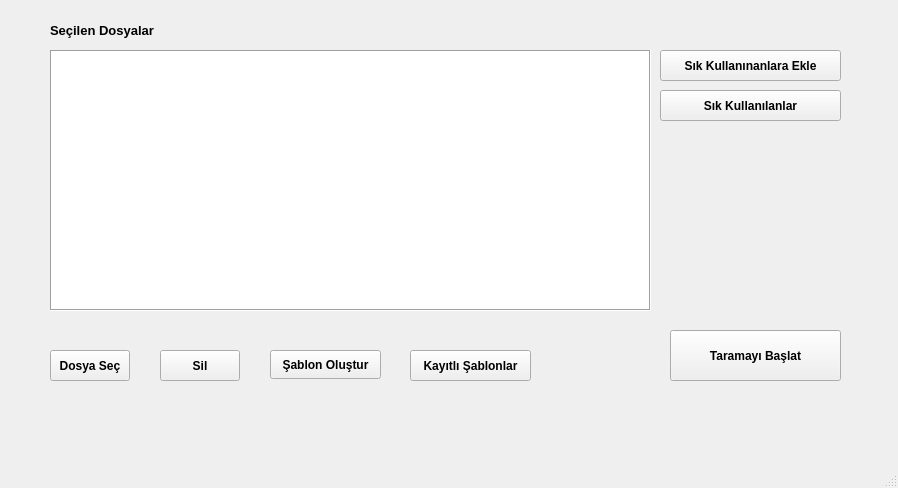
<?xml version="1.0" encoding="UTF-8"?>
<ui version="4.0">
 <class>MainWindow</class>
 <widget class="QMainWindow" name="MainWindow">
  <property name="geometry">
   <rect>
    <x>0</x>
    <y>0</y>
    <width>898</width>
    <height>488</height>
   </rect>
  </property>
  <property name="palette">
   <palette>
    <active>
     <colorrole role="Mid">
      <brush brushstyle="SolidPattern">
       <color alpha="255">
        <red>139</red>
        <green>156</green>
        <blue>204</blue>
       </color>
      </brush>
     </colorrole>
    </active>
    <inactive>
     <colorrole role="Mid">
      <brush brushstyle="SolidPattern">
       <color alpha="255">
        <red>160</red>
        <green>160</green>
        <blue>160</blue>
       </color>
      </brush>
     </colorrole>
    </inactive>
    <disabled>
     <colorrole role="Mid">
      <brush brushstyle="SolidPattern">
       <color alpha="255">
        <red>139</red>
        <green>156</green>
        <blue>204</blue>
       </color>
      </brush>
     </colorrole>
    </disabled>
   </palette>
  </property>
  <property name="font">
   <font>
    <italic>false</italic>
    <bold>true</bold>
   </font>
  </property>
  <property name="cursor">
   <cursorShape>PointingHandCursor</cursorShape>
  </property>
  <property name="windowTitle">
   <string>MainWindow</string>
  </property>
  <widget class="QWidget" name="centralwidget">
   <widget class="QStackedWidget" name="stackedWidget">
    <property name="geometry">
     <rect>
      <x>20</x>
      <y>0</y>
      <width>841</width>
      <height>411</height>
     </rect>
    </property>
    <property name="currentIndex">
     <number>0</number>
    </property>
    <widget class="QWidget" name="page">
     <widget class="QLabel" name="label">
      <property name="geometry">
       <rect>
        <x>30</x>
        <y>20</y>
        <width>151</width>
        <height>21</height>
       </rect>
      </property>
      <property name="font">
       <font>
        <pointsize>10</pointsize>
        <italic>false</italic>
        <bold>true</bold>
       </font>
      </property>
      <property name="text">
       <string>Seçilen Dosyalar</string>
      </property>
     </widget>
     <widget class="QListWidget" name="listWidget">
      <property name="geometry">
       <rect>
        <x>30</x>
        <y>50</y>
        <width>601</width>
        <height>261</height>
       </rect>
      </property>
      <property name="autoFillBackground">
       <bool>false</bool>
      </property>
      <property name="frameShape">
       <enum>QFrame::Box</enum>
      </property>
      <property name="selectionMode">
       <enum>QAbstractItemView::MultiSelection</enum>
      </property>
     </widget>
     <widget class="QPushButton" name="dosyaSecButton">
      <property name="geometry">
       <rect>
        <x>30</x>
        <y>350</y>
        <width>80</width>
        <height>31</height>
       </rect>
      </property>
      <property name="palette">
       <palette>
        <active>
         <colorrole role="LinkVisited">
          <brush brushstyle="SolidPattern">
           <color alpha="255">
            <red>66</red>
            <green>101</green>
            <blue>255</blue>
           </color>
          </brush>
         </colorrole>
        </active>
        <inactive>
         <colorrole role="LinkVisited">
          <brush brushstyle="SolidPattern">
           <color alpha="255">
            <red>255</red>
            <green>0</green>
            <blue>255</blue>
           </color>
          </brush>
         </colorrole>
        </inactive>
        <disabled>
         <colorrole role="LinkVisited">
          <brush brushstyle="SolidPattern">
           <color alpha="255">
            <red>255</red>
            <green>0</green>
            <blue>255</blue>
           </color>
          </brush>
         </colorrole>
        </disabled>
       </palette>
      </property>
      <property name="cursor">
       <cursorShape>PointingHandCursor</cursorShape>
      </property>
      <property name="text">
       <string>Dosya Seç</string>
      </property>
     </widget>
     <widget class="QPushButton" name="silButon">
      <property name="geometry">
       <rect>
        <x>140</x>
        <y>350</y>
        <width>80</width>
        <height>31</height>
       </rect>
      </property>
      <property name="text">
       <string>Sil</string>
      </property>
     </widget>
     <widget class="QPushButton" name="kaydetButton">
      <property name="geometry">
       <rect>
        <x>640</x>
        <y>50</y>
        <width>181</width>
        <height>31</height>
       </rect>
      </property>
      <property name="text">
       <string>Sık Kullanınanlara Ekle</string>
      </property>
     </widget>
     <widget class="QPushButton" name="listeleButton">
      <property name="geometry">
       <rect>
        <x>640</x>
        <y>90</y>
        <width>181</width>
        <height>31</height>
       </rect>
      </property>
      <property name="text">
       <string>Sık Kullanılanlar</string>
      </property>
     </widget>
     <widget class="QPushButton" name="taramaButton">
      <property name="geometry">
       <rect>
        <x>650</x>
        <y>330</y>
        <width>171</width>
        <height>51</height>
       </rect>
      </property>
      <property name="font">
       <font>
        <italic>false</italic>
        <bold>true</bold>
       </font>
      </property>
      <property name="mouseTracking">
       <bool>false</bool>
      </property>
      <property name="text">
       <string>Taramayı Başlat</string>
      </property>
     </widget>
     <widget class="QPushButton" name="sablonOlustur">
      <property name="geometry">
       <rect>
        <x>250</x>
        <y>350</y>
        <width>111</width>
        <height>29</height>
       </rect>
      </property>
      <property name="text">
       <string>Şablon Oluştur</string>
      </property>
     </widget>
     <widget class="QPushButton" name="kayitliSablonlarButton">
      <property name="geometry">
       <rect>
        <x>390</x>
        <y>350</y>
        <width>121</width>
        <height>31</height>
       </rect>
      </property>
      <property name="text">
       <string>Kayıtlı Şablonlar</string>
      </property>
     </widget>
    </widget>
    <widget class="QWidget" name="page_2">
     <widget class="QLabel" name="Secilen_Gruplar">
      <property name="geometry">
       <rect>
        <x>70</x>
        <y>30</y>
        <width>141</width>
        <height>31</height>
       </rect>
      </property>
      <property name="font">
       <font>
        <pointsize>10</pointsize>
        <italic>false</italic>
        <bold>true</bold>
       </font>
      </property>
      <property name="text">
       <string>Oluşturulan Şablonlar</string>
      </property>
     </widget>
     <widget class="QPushButton" name="geriButton">
      <property name="geometry">
       <rect>
        <x>660</x>
        <y>350</y>
        <width>71</width>
        <height>29</height>
       </rect>
      </property>
      <property name="text">
       <string>Geri</string>
      </property>
     </widget>
     <widget class="QPushButton" name="silButton_3">
      <property name="geometry">
       <rect>
        <x>290</x>
        <y>350</y>
        <width>91</width>
        <height>31</height>
       </rect>
      </property>
      <property name="text">
       <string>Sil</string>
      </property>
     </widget>
     <widget class="QTableWidget" name="secilen_gruplar_tableWidget">
      <property name="geometry">
       <rect>
        <x>70</x>
        <y>80</y>
        <width>661</width>
        <height>241</height>
       </rect>
      </property>
     </widget>
     <widget class="QPushButton" name="detayGosterButton">
      <property name="geometry">
       <rect>
        <x>400</x>
        <y>350</y>
        <width>101</width>
        <height>31</height>
       </rect>
      </property>
      <property name="text">
       <string>Şablon Detayı</string>
      </property>
     </widget>
     <widget class="QPushButton" name="yeniSablon">
      <property name="geometry">
       <rect>
        <x>70</x>
        <y>350</y>
        <width>91</width>
        <height>31</height>
       </rect>
      </property>
      <property name="text">
       <string>Yeni Şablon</string>
      </property>
     </widget>
     <widget class="QPushButton" name="sablonDuzenle">
      <property name="geometry">
       <rect>
        <x>180</x>
        <y>350</y>
        <width>91</width>
        <height>31</height>
       </rect>
      </property>
      <property name="text">
       <string>Düzenle</string>
      </property>
     </widget>
     <widget class="QPushButton" name="sablonTara">
      <property name="geometry">
       <rect>
        <x>520</x>
        <y>350</y>
        <width>101</width>
        <height>31</height>
       </rect>
      </property>
      <property name="text">
       <string>Tara</string>
      </property>
     </widget>
    </widget>
    <widget class="QWidget" name="page_3">
     <widget class="QTableWidget" name="tableWidget">
      <property name="geometry">
       <rect>
        <x>100</x>
        <y>70</y>
        <width>601</width>
        <height>241</height>
       </rect>
      </property>
     </widget>
     <widget class="QLabel" name="label_2">
      <property name="geometry">
       <rect>
        <x>100</x>
        <y>40</y>
        <width>151</width>
        <height>16</height>
       </rect>
      </property>
      <property name="font">
       <font>
        <pointsize>10</pointsize>
        <italic>false</italic>
        <bold>true</bold>
       </font>
      </property>
      <property name="text">
       <string>Sık Kullanılan Dosyalar</string>
      </property>
     </widget>
     <widget class="QPushButton" name="silButton_2">
      <property name="geometry">
       <rect>
        <x>100</x>
        <y>340</y>
        <width>131</width>
        <height>31</height>
       </rect>
      </property>
      <property name="font">
       <font>
        <italic>false</italic>
        <bold>true</bold>
       </font>
      </property>
      <property name="text">
       <string>Dosyayı Sil</string>
      </property>
     </widget>
     <widget class="QPushButton" name="taraButton">
      <property name="geometry">
       <rect>
        <x>260</x>
        <y>340</y>
        <width>111</width>
        <height>31</height>
       </rect>
      </property>
      <property name="font">
       <font>
        <italic>false</italic>
        <bold>true</bold>
       </font>
      </property>
      <property name="text">
       <string>Taramayı Başlat</string>
      </property>
     </widget>
     <widget class="QPushButton" name="geriButton_2">
      <property name="geometry">
       <rect>
        <x>620</x>
        <y>340</y>
        <width>80</width>
        <height>31</height>
       </rect>
      </property>
      <property name="text">
       <string>Geri</string>
      </property>
     </widget>
    </widget>
   </widget>
  </widget>
  <widget class="QMenuBar" name="menubar">
   <property name="geometry">
    <rect>
     <x>0</x>
     <y>0</y>
     <width>898</width>
     <height>25</height>
    </rect>
   </property>
  </widget>
  <widget class="QStatusBar" name="statusbar"/>
 </widget>
 <resources/>
 <connections/>
</ui>
